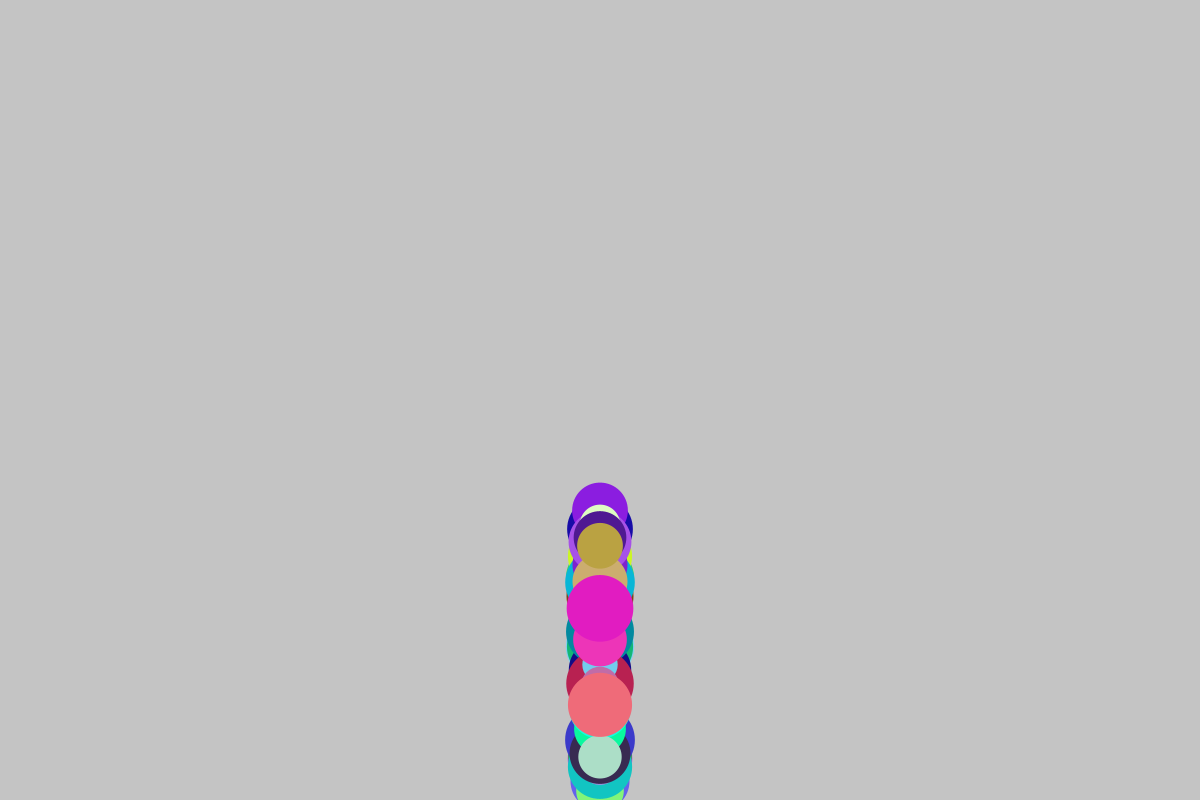
Frame 1 (no input)
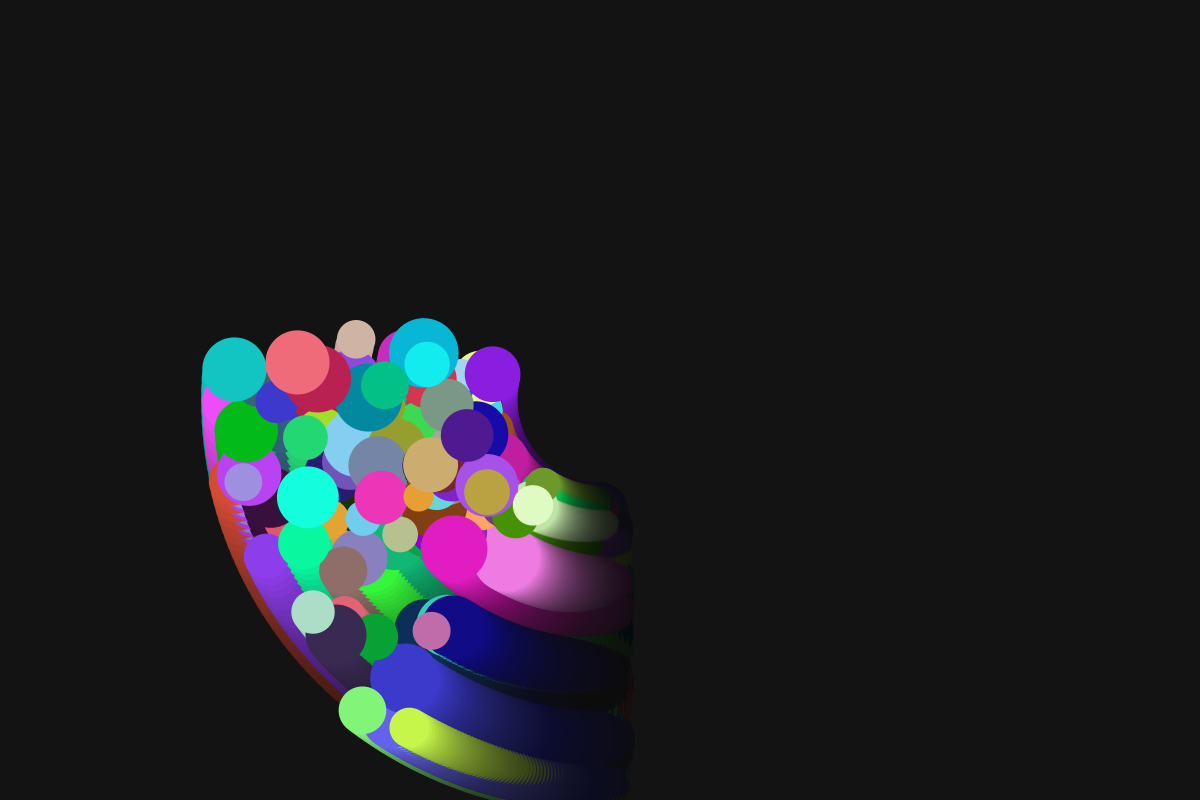
Frame 60 (the mouse pressed at the canvas centre just before this capture)
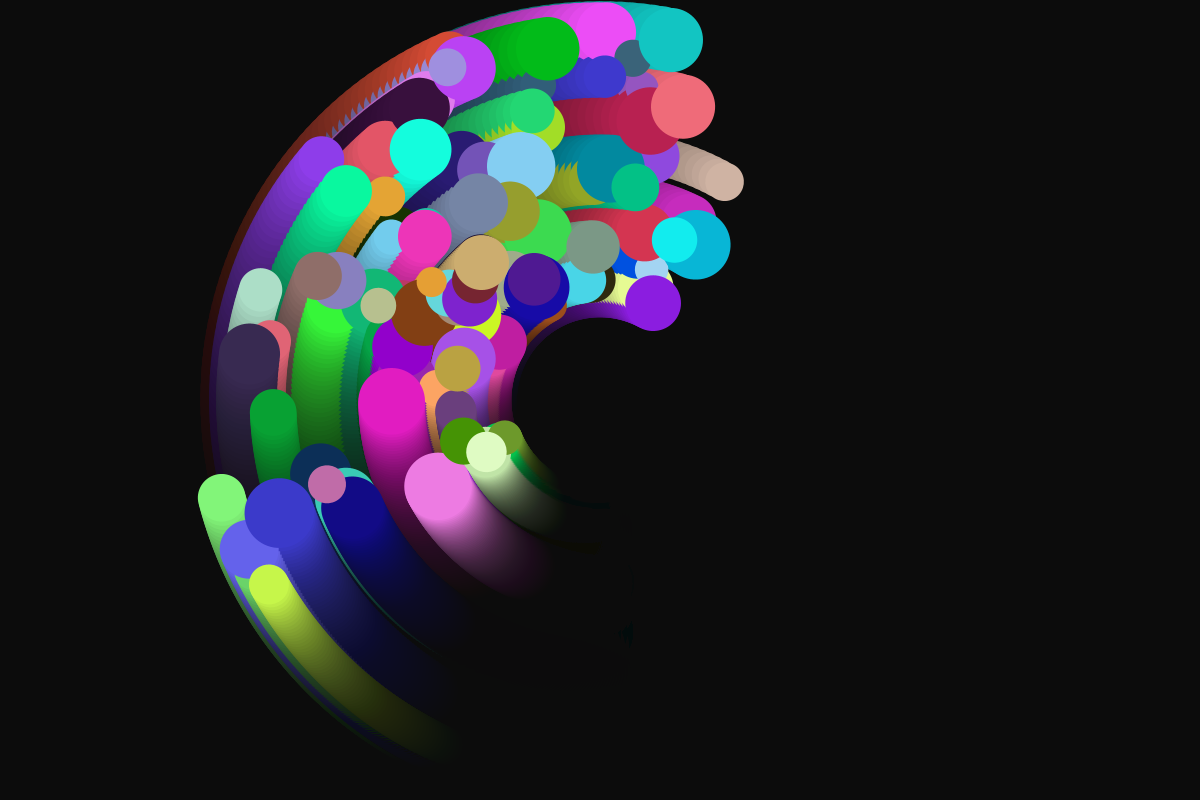
Frame 120 (the mouse held since frame 60 and released just before this capture)

The Processing sketch that drew these frames (run headless with seeded random() and noise(); from frame 60 on, the mouse is pressed at the canvas centre):

// Processing sketch: Day_4_rotate_Multi_size_and_color_Planets
// ── Day_4_rotate_Multi_size_and_color_Planets.pde
 int _nPlanets = 100;
float[] _dist = new float[_nPlanets];
float[] _angle= new float[_nPlanets];
 float[] _speed = new float[_nPlanets]; //starts counting from 0. 0 to 9. Not 1-10.
 float[] _size =new float[_nPlanets];
color [] _color =new color[_nPlanets];

void setup()
{
  size(1200,800);
  for(int i = 0; i < _nPlanets; i = i + 1)
  {
    _speed[i]=random(0.5,1.8);
    _angle[i]=0.0;
    _dist[i]=random(100,400);
    _size[i]=random(30,70);
    _color[i]=color(random(255),random(255),random(255));
    
  }
  /*
  _speed[0]=5;
  _speed[1]=-6;
  _angle[0]=0.0;
  _angle[1]=0.0;
  _dist[0]=100.0;
  _dist[1]=150.0;
  */
}

void draw()
{
  noStroke();
  fill(0,0,0,10); //fill above the shape
  rect(0,0,width,height);
  translate(width/2,height/2); //shifts the entire window,not just the circle. The center is now 0,0
  
  for(int i = 0; i < _nPlanets; i = i + 1)
  {
    drawPlanet(_angle[i], _dist[i], _size[i], _color[i]);
     _angle[i] = _angle[i] + + _speed[i];
    
    
  }
  /*
  drawPlanet(_angle[0], _dist[0]);
  drawPlanet(_angle[1], _dist[1]);
  
  _angle[0] = _angle[0] + + _speed[0];
  _angle[1] = _angle[1] + + _speed[1]; 
  */
  //rotating around the 0,0 point. The circle itself lies on the second translation point.
  //translate, rotate, and translate again
}

void drawPlanet(float angle, float distance, float size, color c) //must have a _cx and a _cy for this method of function making to work.
{
  pushMatrix();
  rotate(radians(angle));
  translate(0,distance);
  fill(c);
  circle (0,0,size); //drawing the circle
  popMatrix(); //restores coordinate system to original state
}
